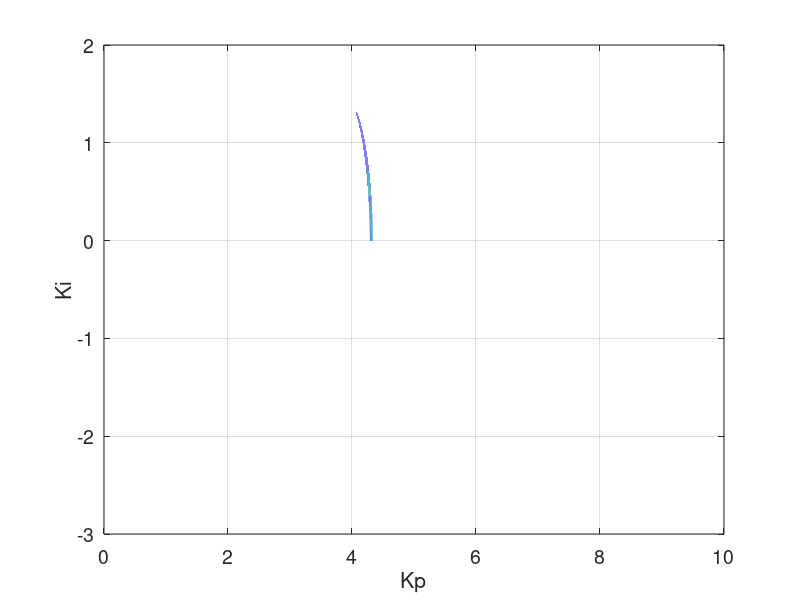

The MATLAB script that drew this image:
clear
figure

PM = 120;
a = 0.2320;
Tb = 86400*30;
wb = 2*pi./Tb;

Kp = 0:1e-5:1e1;

% relação Ki x Kp para PM fixo
Ki1 = (pi/180).*(90 - PM + atand(a^2*Kp.^2./(1 - a.^2*Kp.^2))).*(sqrt((1-a.^2.*Kp.^2)/a.^2));

% relação Ki x Kp para wb fixo
Ki2 = sqrt(2.*wb.^2/a.^2 - (Kp.*wb).^2);

plot(Kp, [Ki1; Ki2], 'LineWidth', 2);
xlabel('Kp', 'FontSize', 14);
ylabel('Ki', 'FontSize', 14);
set(gca, 'FontSize', 14);
grid on;
print -depsc2 metodoGrafico.eps

% intersecção encontrada para PM = 120, a = 0.2320 e Tb = 86400*30:
Kp = 2.60777;
Ki = 1.33561e-5;